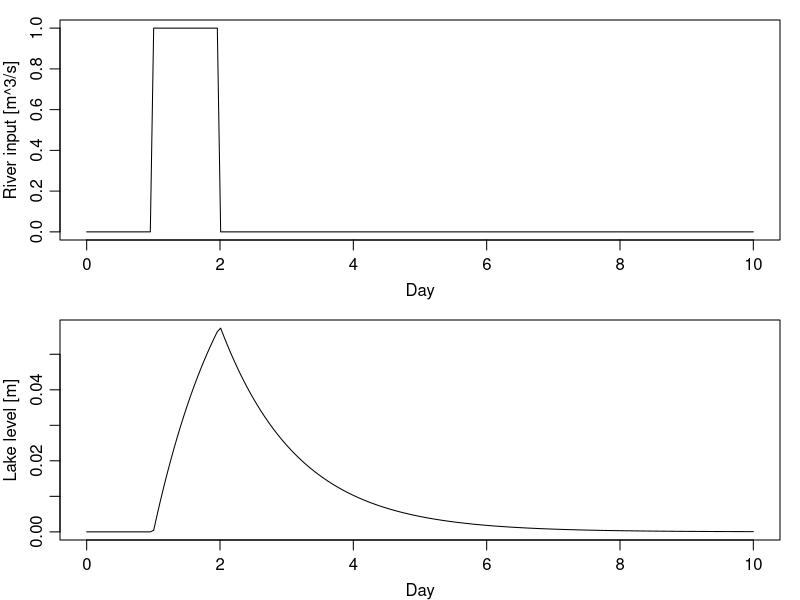

This chart was generated by the following R code:

## ------------------------------------------------------------------------
library(deSolve)


## ------------------------------------------------------------------------
IC <- 0
parms <- list(A=1e6, gamma=10)


## ------------------------------------------------------------------------
sperday <- 86400 # seconds per day
times <- seq(0, 10*sperday, length.out=200)
F <- function(t)
{
    ifelse (t > sperday & t < 2*sperday, 1, 0)
}


## ------------------------------------------------------------------------
DE <- function(t, y, parms)
{
    h <- y[1]
    dhdt <- (F(t) - parms$gamma * h) / parms$A
    list(dhdt)
}


## ------------------------------------------------------------------------
sol <- lsoda(IC, times, DE, parms)


## ----box-model, fig.path='2014-03-16-', dpi=100--------------------------
par(mfrow=c(2,1), mar=c(3,3,1,1), mgp=c(2,0.7,0))
h <- sol[,2]
Day <- times / 86400
plot(Day, F(times), type='l', ylab="River input [m^3/s]")
plot(Day, h, type='l', ylab="Lake level [m]")
